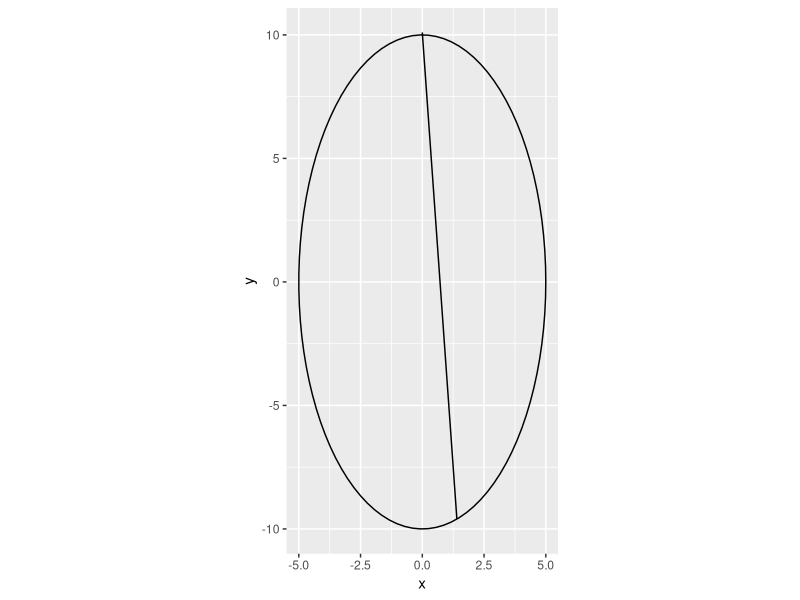

Reproduce this figure in R. (Note: a time limit stopped this script after it produced the figure.)
## ---- chunk 1
knitr::opts_chunk$set(echo = TRUE)
## ---- chunk 2
positioner <- data.frame(x = c(0,1.4), y = c(10.1,-9.6))
## ---- chunk 3
library(tidyverse)
a <- 5
b <- 10
theta <- seq(0,2*pi,length.out = 100)
x <- a*cos(theta)
y <- b * sin(theta)
ellipse_df <- data.frame(x,y)
ellipse_df %>% 
  ggplot(aes(x,y))+
  geom_path() +
  coord_fixed() +
  geom_path(positioner, mapping = aes(x,y))
## ---- chunk 4
points2vector <- function(x1,y1,x2,y2){
  v <- c(x2-x1,y2-y1)
  norm <- sqrt(sum(v^2))
  v/norm
}

## ---- chunk 5
normal_vektor <- function(x,y){
  n_x <- 8*x
  n_y <- 2*y
  norm <- sqrt(n_x^2 + n_y^2)
  norm_x <- n_x / norm
  norm_y <- n_y / norm
  
  return(c(norm_x, norm_y))
}
## ---- chunk 6
refleks_vektor <- function(x1,y1,x2,y2){
  indfald <- points2vector(x1,y1,x2,y2)
  norm_vektor <- normal_vektor(x2,y2)
  prik_prod <- sum(indfald*norm_vektor)
  indfald - 2*prik_prod*norm_vektor
}

## ---- chunk 7
t_cut <- function(x1,y1,x2,y2){
  a <- 5
  b <- 10
  x0 <- x2
  y0 <- y2
  vx <- refleks_vektor(x1,y1,x2,y2)[1]
  vy <- refleks_vektor(x1,y1,x2,y2)[2]
  
  A <- (vx^2/a^2) + (vy^2/b^2)
  B <- 2*((x0*vx/a^2)+ y0*vy/b^2)
  C <- x0^2/a^2 + y0^2/b^2 - 1
  D <- B^2 - 4*A*C  # diskriminanten Her bør der altid være to reelle løsninger!
  
  t1 <- (-B + sqrt(D)) / (2*A)
  t2 <- (-B - sqrt(D)) / (2*A)
  
  # den ene af løsningerne skal altid være (meget tæt på) 0
  res <- c(t1,t2)
  
  res[abs(res) > 1e-6]
}

## ---- chunk 8
next_point <- function(x1,y1,x2,y2){
  t <- t_cut(x1,y1,x2,y2)
  v <- refleks_vektor(x1,y1,x2,y2)
  c(x2,y2) + t*v
}

next_point(0,10.1,    1.4,-9.6)

## ---- chunk 9
next_position <- function(df){
  gl_pos <- df %>% tail(2)
  x1 <- gl_pos[1,1]
  x2 <- gl_pos[2,1]
  y1 <- gl_pos[1,2]
  y2 <- gl_pos[2,2]

  næste <- next_point(x1,y1,x2,y2)

  df %>% add_row(x=næste[1], y = næste[2])
  
}
positioner <- data.frame(x = c(0,1.4), y = c(10.1,-9.6))

gl_pos <- positioner %>% tail(2)
  x1 <- gl_pos[1,1]
  x2 <- gl_pos[2,1]
  y1 <- gl_pos[1,2]
  y2 <- gl_pos[2,2]

  næste <- next_point(x1,y1,x2,y2)
næste

between(x, 1,2)
nyeste_x <- 5
nyeste_y <- 5
while(!(between(nyeste_x, -0.01, 0.01) & nyeste_y > 9.9)){
  positioner <- next_position(positioner)
  nyeste_x <<- positioner %>% 
    tail(1) %>% 
    pull(x)
  nyeste_y <<- positioner %>% 
    tail(1) %>% 
    pull(y)
  }

## ---- chunk 10
x <- 0.01
sqrt(100-4*x^2)

9.99998
## ---- chunk 11
ellipse_df %>% 
  ggplot(aes(x,y))+
  geom_path() +
  coord_fixed() +
  geom_path(positioner, mapping = aes(x,y))
## ---- chunk 12
nrow(positioner) - 2
